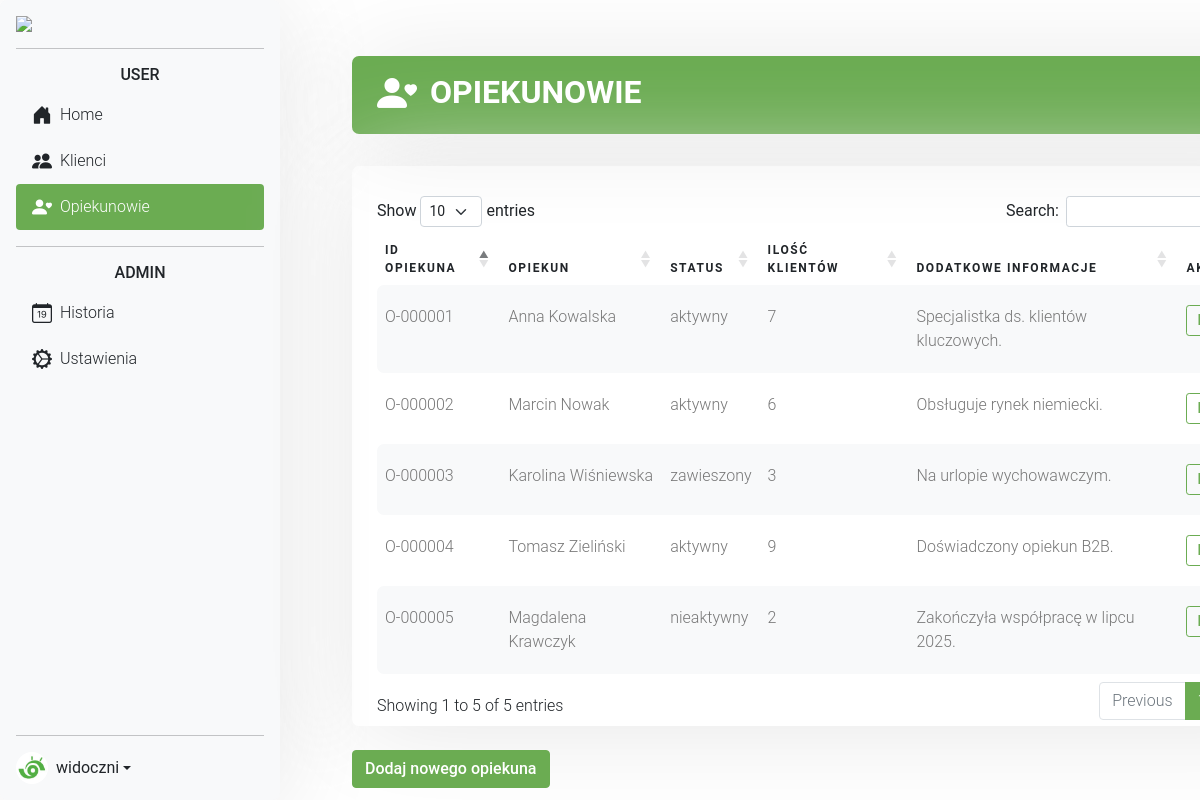
/opiekun.php, run on the app's committed database.
### tables this page shows
CREATE TABLE `opiekunowie` (
  `id` varchar(10) NOT NULL,
  `data_utworzenia` datetime NOT NULL,
  `data_edycji` datetime DEFAULT NULL,
  `ostatnia_modyfikacja` varchar(55) DEFAULT NULL,
  `nazwa` varchar(255) NOT NULL,
  `status` varchar(50) DEFAULT NULL,
  `dodatkowe_info` text DEFAULT NULL
);

### public/opiekun.php (called while the page is built, shortened)
<?php
require_once __DIR__ . '/../config/db.php';
require_once __DIR__ . '/../src/repozytorium_opiekunow.php';
$repoOpiekunow = new RepozytoriumOpiekunow($pdo);
$opiekunowie = $repoOpiekunow->pobierzWszystkichZLiczbaKlientow();
include __DIR__ . '/../templates/naglowek.php';
include __DIR__ . '/../templates/sidebar.php';
include __DIR__ . '/../templates/tabela_opiekun.php';
include __DIR__ . '/../templates/stopka.php';

### src/repozytorium_opiekunow.php (called while the page is built)
<?php
class RepozytoriumOpiekunow
{
    private PDO $pdo;
    public function __construct(PDO $pdo)
    {
        $this->pdo = $pdo;
    }
    public function pobierzWszystkichZLiczbaKlientow(): array
    {
        $sql = "
            SELECT
                o.id AS opiekun_id,
                o.nazwa AS opiekun_nazwa,
                o.status AS opiekun_status,
                o.dodatkowe_info AS opiekun_info,
                COUNT(rok.id_klient) AS liczba_klientow
            FROM opiekunowie o
            LEFT JOIN relacje_opiekun_klient rok ON o.id = rok.id_opiekun
            GROUP BY o.id, o.nazwa, o.status, o.dodatkowe_info
            ORDER BY o.nazwa
        ";
        $stmt = $this->pdo->query($sql);
        return $stmt->fetchAll(PDO::FETCH_ASSOC);
    }
}

### templates/tabela_opiekun.php (the view, shortened to what this page needs)
<div class="flex-grow-1 p-4 mb-5 ms-5 me-5">
    <div class="content">
        <h2 class="active form">
            <i class="bi bi-person-heart fs-1" style="padding-right: 5px; padding-left: 10px;"></i> Opiekunowie
        </h2>
        <div class="table-responsive form">
            <table id="tabela-opiekunowie" class="table custom-table">
                <thead>
                    <tr>
                        <th>ID opiekuna</th>
                        <th>Opiekun</th>
                        <th>Status</th>
                        <th>Ilość klientów</th>
                        <th>Dodatkowe informacje</th>
                        <th>Akcja</th>
                    </tr>
                </thead>
                <tbody>
                    <?php foreach ($opiekunowie as $opiekun): ?>
                    <tr>
                        <td><?= htmlspecialchars($opiekun['opiekun_id']) ?></td>
                        <td><?= htmlspecialchars($opiekun['opiekun_nazwa']) ?></td>
                        <td><?= htmlspecialchars($opiekun['opiekun_status']) ?></td>
                        <td><?= htmlspecialchars($opiekun['liczba_klientow']) ?></td>
                        <td><?= htmlspecialchars($opiekun['opiekun_info']) ?></td>
                        <td>
                            <div class="dropdown">
                                <button class="btn btn-sm btn-outline-primary dropdown-toggle" type="button" id="dropdownMenu<?= $opiekun['opiekun_id'] ?>" data-bs-toggle="dropdown" aria-expanded="false">
                                </button>
                            </div>
                        </td>
                    </tr>
                    <?php endforeach; ?>
                </tbody>
            </table>
        </div>
        <br>
        <a href="../public/form_opiekun.php" class="btn btn-primary">Dodaj nowego opiekuna</a>
    </div>
</div>

### templates/naglowek.php (shortened to what this page needs)
<!doctype html>
<html lang="pl">
<head>
    <link href="https://cdn.jsdelivr.net/npm/bootstrap@5.0.2/dist/css/bootstrap.min.css" rel="stylesheet">
    <link href="https://cdn.jsdelivr.net/npm/bootstrap-icons@1.13.1/font/bootstrap-icons.min.css" rel="stylesheet">
    <link rel="stylesheet" href="https://cdn.datatables.net/1.13.6/css/dataTables.bootstrap5.min.css">
    <link rel="stylesheet" href="../assets/css/style-table.css">
    <link rel="stylesheet" href="../assets/css/sidebars.css">
</head>
<body>
    <main class="d-flex">

### templates/sidebar.php (shortened to what this page needs)
<?php $current = basename($_SERVER['SCRIPT_NAME']); ?>
<div class="d-flex flex-column flex-shrink-0 p-3 bg-light form" style="width: 280px; min-height: 100vh;">
    <a href="/" class="d-flex align-items-center mb-3 mb-md-0 me-md-auto link-dark text-decoration-none">
        <span class="fs-6">
            <img src="https://widoczni.com/assets/1_logo/logo-widoczni/widoczni-logo.svg" class="d-block mx-auto" width="240px">
        </span>
    </a>
    <hr>
    <ul class="nav nav-pills flex-column mb-auto">
        <h6 style='text-align: center;'>USER</h6>
        <li class="nav-item">
            <a href="index.php" class="nav-link <?= $current === 'index.php' ? 'active' : 'link-dark' ?>">
                <i class="bi bi-house-door-fill fs-5 me-1"></i> Home
            </a>
        </li>
        <li>
            <a href="klient.php" class="nav-link <?= $current === 'klient.php' ? 'active' : 'link-dark' ?>">
                <i class="bi bi-people-fill fs-5 me-1"></i> Klienci
            </a>
        </li>
        <li>
            <a href="opiekun.php" class="nav-link <?= $current === 'opiekun.php' ? 'active' : 'link-dark' ?>">
                <i class="bi bi-person-heart fs-5 me-1"></i> Opiekunowie
            </a>
        </li>
        <hr>
        <h6 style='text-align: center;'>ADMIN</h6>
        <li>
            <a href="historia.php" class="nav-link <?= $current === 'historia.php' ? 'active' : 'link-dark' ?>">
                <i class="bi bi-calendar-date fs-5 me-1"></i> Historia
            </a>
        </li>
        <li>
            <a href="ustawienia.php" class="nav-link <?= $current === 'ustawienia.php' ? 'active' : 'link-dark' ?>">
                <i class="bi bi-gear-wide-connected fs-5 me-1"></i> Ustawienia
            </a>
        </li>
    </ul>
    <hr>
    <div class="dropdown">
        <a href="#" class="d-flex align-items-center link-dark text-decoration-none dropdown-toggle" data-bs-toggle="dropdown">
            <img src="../assets/img/oko.jpg" width="32" height="32" class="rounded-circle me-2">
            <strong>widoczni</strong>
        </a>
    </div>
</div>

### templates/stopka.php (shortened to what this page needs)
</main>
</body>
</html>

### assets/css/style-table.css (style rules this page uses)
h2.active { padding: 15px; margin-bottom: 2rem; border-radius: 7px; color: white; font-weight: 700; text-transform: uppercase; }
.form { border: 1px solid none; box-shadow: #e7e7e7 5px 5px 100px; padding: 30px 25px 30px 25px; border-radius: 7px; }
body { font-family: "Roboto", -apple-system, BlinkMacSystemFont, "Segoe UI", Roboto, "Helvetica Neue", Arial, "Noto Sans", sans-serif, "Apple Color Emoji", "Segoe UI Emoji", "Segoe UI Symbol", "Noto Color Emoji"; background-color: #fff; font-weight: 300; }
h1, h2, h3, h4, h5, h6, .h1, .h2, .h3, .h4, .h5, .h6 { font-family: "Roboto", -apple-system, BlinkMacSystemFont, "Segoe UI", Roboto, "Helvetica Neue", Arial, "Noto Sans", sans-serif, "Apple Color Emoji", "Segoe UI Emoji", "Segoe UI Symbol", "Noto Color Emoji"; }
.custom-table tbody tr:nth-child(odd) td { background-color: #f8f9fa; }
.custom-table tbody tr:nth-child(even) td { background-color: #ffffff; }
a { transition: .3s all ease; }
a, a:hover { text-decoration: none !important; }
.content { padding: 2rem 0; }
h2 { font-size: #6bac52; }
.active { background: #6bac52 !important; }
.btn-outline-primary { color: #6bac52 !important; border-color: #6bac52 !important; font-weight: 500 !important; padding: 4px 10px; }
.btn-primary { background: #6bac52 !important; font-weight: 500 !important; border-color: #6bac52 !important; }
.dropdown { position: relative; }
.table-responsive { overflow-y: scroll !important; overflow-x: hidden; display: block; max-height: 70vh; min-height: 10vh; scrollbar-color: #6bac52 #f0f0f0; scrollbar-width: thin; }
.custom-table { min-width: 900px; }
.custom-table thead tr, .custom-table thead th { border-top: none; border-bottom: none !important; font-size: 12px; text-transform: uppercase; letter-spacing: .1rem; margin-bottom: 10px !important; }
.custom-table tbody tr td { background: #f8f9fa; color: #777; font-weight: 300; padding-top: 20px; padding-bottom: 20px; border: none; }
.custom-table tbody tr:not(.spacer) { border-radius: 7px; overflow: hidden; transition: .3s all ease; }
.custom-table tbody tr th:first-child, .custom-table tbody tr td:first-child { border-top-left-radius: 7px; border-bottom-left-radius: 7px; }
.custom-table tbody tr th:last-child, .custom-table tbody tr td:last-child { border-top-right-radius: 7px; border-bottom-right-radius: 7px; }

### assets/css/sidebars.css (style rules this page uses)
body { min-height: 100vh; min-height: -webkit-fill-available; }
html { height: -webkit-fill-available; }
main { display: flex; flex-wrap: nowrap; height: 100vh; height: -webkit-fill-available; max-height: 100vh; overflow-x: auto; overflow-y: hidden; }
.bi { vertical-align: -.125em; pointer-events: none; fill: currentColor; }
.dropdown-toggle { outline: 0; }

### data on the page
opiekunowie: id "O-000001", nazwa "Anna Kowalska", status "aktywny", liczba_klientow "7", dodatkowe_info "Specjalistka ds. klientów kluczowych."
opiekunowie: id "O-000003", nazwa "Karolina Wiśniewska", status "zawieszony", liczba_klientow "3", dodatkowe_info "Na urlopie wychowawczym."
opiekunowie: id "O-000005", nazwa "Magdalena Krawczyk", status "nieaktywny", liczba_klientow "2", dodatkowe_info "Zakończyła współpracę w lipcu 2025."
opiekunowie: id "O-000002", nazwa "Marcin Nowak", status "aktywny", liczba_klientow "6", dodatkowe_info "Obsługuje rynek niemiecki."
opiekunowie: id "O-000004", nazwa "Tomasz Zieliński", status "aktywny", liczba_klientow "9", dodatkowe_info "Doświadczony opiekun B2B."
